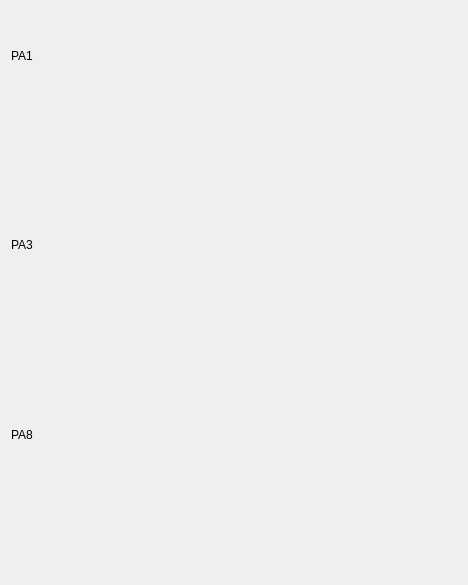
                 <widget class="QWidget" name="scrollAreaWidgetContents_10">
                  <property name="geometry">
                   <rect>
                    <x>0</x>
                    <y>0</y>
                    <width>468</width>
                    <height>585</height>
                   </rect>
                  </property>
                  <layout class="QVBoxLayout" name="verticalLayout_15">
                   <item>
                    <widget class="QLabel" name="label_9">
                     <property name="text">
                      <string>PA1</string>
                     </property>
                    </widget>
                   </item>
                   <item>
                    <widget class="QLabel" name="label_45">
                     <property name="sizePolicy">
                      <sizepolicy hsizetype="Preferred" vsizetype="Preferred">
                       <horstretch>0</horstretch>
                       <verstretch>0</verstretch>
                      </sizepolicy>
                     </property>
                     <property name="minimumSize">
                      <size>
                       <width>0</width>
                       <height>0</height>
                      </size>
                     </property>
                     <property name="maximumSize">
                      <size>
                       <width>450</width>
                       <height>150</height>
                      </size>
                     </property>
                     <property name="text">
                      <string/>
                     </property>
                     <property name="pixmap">
                      <pixmap>images/intervalai_bar.png</pixmap>
                     </property>
                     <property name="scaledContents">
                      <bool>true</bool>
                     </property>
                     <property name="margin">
                      <number>0</number>
                     </property>
                    </widget>
                   </item>
                   <item>
                    <widget class="QLabel" name="label_10">
                     <property name="text">
                      <string>PA3</string>
                     </property>
                    </widget>
                   </item>
                   <item>
                    <widget class="QLabel" name="label_44">
                     <property name="maximumSize">
                      <size>
                       <width>450</width>
                       <height>150</height>
                      </size>
                     </property>
                     <property name="text">
                      <string/>
                     </property>
                     <property name="pixmap">
                      <pixmap>images/intervalai_line.png</pixmap>
                     </property>
                     <property name="scaledContents">
                      <bool>true</bool>
                     </property>
                     <property name="indent">
                      <number>0</number>
                     </property>
                    </widget>
                   </item>
                   <item>
                    <widget class="QLabel" name="label_11">
                     <property name="text">
                      <string>PA8</string>
                     </property>
                    </widget>
                   </item>
                   <item>
                    <widget class="QLabel" name="label_46">
                     <property name="maximumSize">
                      <size>
                       <width>450</width>
                       <height>150</height>
                      </size>
                     </property>
                     <property name="text">
                      <string/>
                     </property>
                     <property name="pixmap">
                      <pixmap>images/intervalai_line.png</pixmap>
                     </property>
                     <property name="scaledContents">
                      <bool>true</bool>
                     </property>
                     <property name="indent">
                      <number>0</number>
                     </property>
                    </widget>
                   </item>
                  </layout>
                 </widget>
